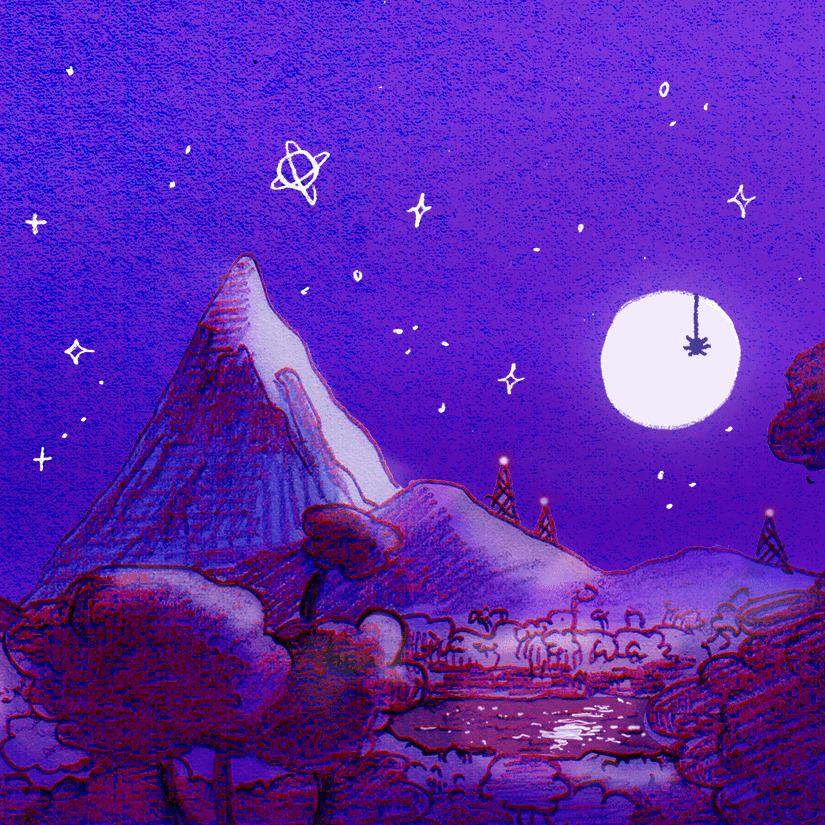
#> input picture test_images/otherworld.jpg, 825 x 825 px
$ jupyter execute notebook.ipynb
#> lines starting #> are read from the running program, lines starting #| are printed output that depends on the picture; after the words box and inside, x2 and y2 are one past the last pixel; in counts of white or black regions, pixels touching at a corner belong together
# FFT image compression and analysis

PHYS 2260 \
Charles Wang

This notebook implements very rudimentary image compression using the Fast Fourier Transform (FFT). I then perform two different analysis methods with the algorithm. First, I use Newton's method to derive the most optimal Fourier coefficient threshold for a given energy retention level. Second, I graph the compression ratio against the peak signal-to-noise ratio (PSNR) to visualize the quality-compression tradeoff.

**Scientific question:** how does the removal of high-frequency Fourier coefficients affect the final image quality, and what is the best threshold that balances compression and visuals?

## Code

### Global imports and settings

[cell 1]
import numpy as np
from scipy import fft
from PIL import Image
import plotly.graph_objects as go
from plotly.subplots import make_subplots
from typing import Tuple, List

np.set_printoptions(precision=4, suppress=True)

### Load and preprocess image

[cell 2]
def load_and_preprocess_image(
    image_path: str, resize_to: Tuple[int, int] = (256, 256)
) -> np.ndarray:
#> called with image_path = 'test_images/otherworld.jpg', resize_to = (256, 256)
    img = Image.open(image_path).convert("L")
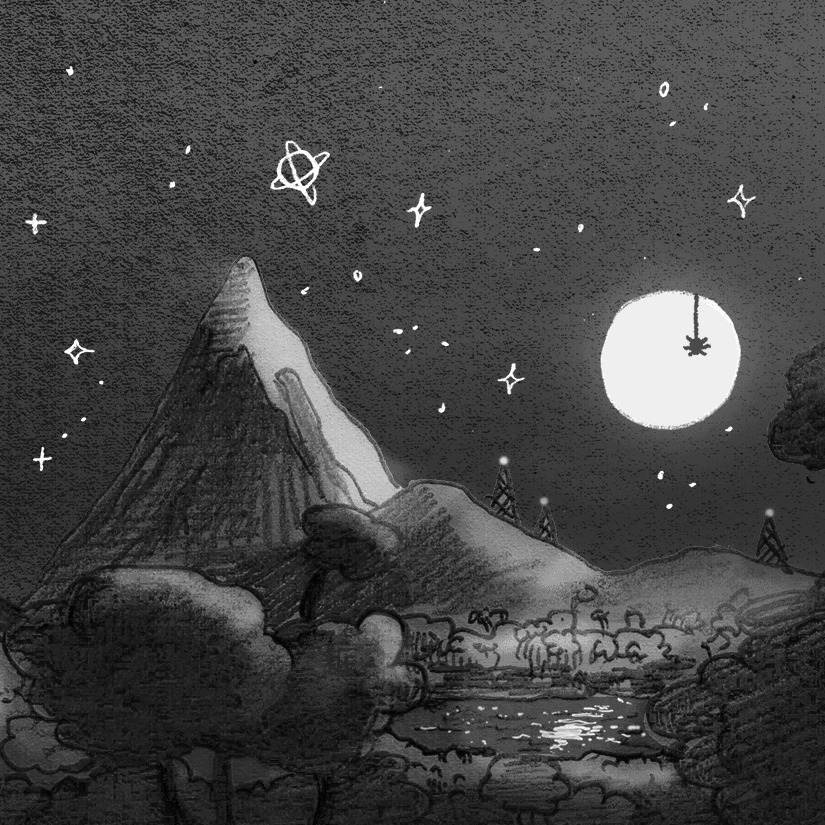
#> img: PIL image 825x825 L; min 0, max 255, mean 68.3

    # Resize image to standard dimensions for processing
    img = img.resize(resize_to, Image.Resampling.LANCZOS)
#> img: PIL image 256x256 L

    # Convert to numpy array and normalize to [0, 1]
    img_array: np.ndarray = np.asarray(img, dtype=np.float64) / 255.0

    return img_array


# Change this line to update the test image to use
test_image_path = "test_images/otherworld.jpg"

# Load and preprocess the image
image_data = load_and_preprocess_image(test_image_path, resize_to=(256, 256))

### Apply FFT

Regular FFT works on one-dimensional data, but it turns out that FFT can be applied independently to every row and column in an image. This is essentially what `fft2` does.

Next, we calculate the "energy" in the given image, which is the metric that we'll use to determine what our threshold for the Fourier coefficients will be.

[cell 3]
def apply_2d_fft(image: np.ndarray) -> Tuple[np.ndarray, np.ndarray, np.ndarray]:
    fft_raw = fft.fft2(image)

    # Shift zero-frequency component to center
    fft_coeffs: np.ndarray = fft.fftshift(fft_raw)

    # Compute magnitude spectrum, and convert to a log scale for
    # better visualization (add 1 to avoid log(0))
    magnitude_spectrum: np.ndarray = np.abs(fft_coeffs)
    log_magnitude: np.ndarray = np.log1p(magnitude_spectrum)
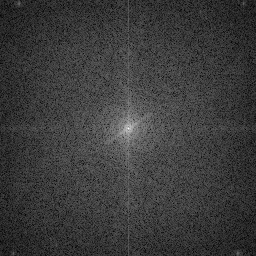
#> log_magnitude: shape (256, 256) float64; min 0.0354, max 9.77, mean 2.31; drawn with min black and max white

    return fft_coeffs, magnitude_spectrum, log_magnitude


# Apply FFT to the image
fft_coeffs, magnitude_spectrum, log_magnitude = apply_2d_fft(image_data)

### Use Newton's Method for optimizing the coefficient threshold

We find the optimal threshold such that retained energy equals a target percentage. I did some tests and 95% energy retention seems to be a good goal to target.

Note that because Newton's method utilizes the derivative, the threshold cannot simply be a harsh cutoff. I did some research and smoothing the threshold off lets the algorithm stay stable.

[cell 4]
def energy_retention_function(
    threshold: float, magnitude_spectrum: np.ndarray, target_retention: float
) -> float:
    coefficients_above_threshold = magnitude_spectrum[magnitude_spectrum >= threshold]

    if len(coefficients_above_threshold) == 0:
        return -target_retention

    # We have to use a smooth threshold in order to let Newton's method work.
    # This is because it allows Newton's method to be differentiable.
    scale = max(float(np.std(magnitude_spectrum)), 1e-12)
    beta = 40.0 / scale
    arg = np.clip(beta * (magnitude_spectrum - threshold), -80.0, 80.0)
    weights = 1.0 / (1.0 + np.exp(-arg))

    energy_retained = np.sum((weights * magnitude_spectrum) ** 2)
    total_energy = np.sum(magnitude_spectrum**2)
    retention_ratio = energy_retained / total_energy

    return retention_ratio - target_retention


def energy_retention_derivative(
    threshold: float, magnitude_spectrum: np.ndarray
) -> float:
    """
    Numerical derivative of energy retention function using central difference.
    """
    scale = max(float(np.std(magnitude_spectrum)), 1e-12)
    beta = 40.0 / scale
    arg = np.clip(beta * (magnitude_spectrum - threshold), -80.0, 80.0)
    weights = 1.0 / (1.0 + np.exp(-arg))
    dweights_dT = -beta * weights * (1.0 - weights)

    total_energy = np.sum(magnitude_spectrum**2)
    d_energy_retained_dT = np.sum(2.0 * weights * dweights_dT * (magnitude_spectrum**2))

    derivative_val = d_energy_retained_dT / total_energy
    return derivative_val if abs(derivative_val) > 1e-12 else -1e-12


def find_optimal_threshold(
    magnitude_spectrum: np.ndarray,
    target_retention: float,
    initial_guess: float | None = None,
) -> Tuple[float, dict]:
    """
    Use Newton's Method only to find optimal threshold for energy retention.
    """
#> called with target_retention = 0.95
    if initial_guess is None:
        percentile = (1.0 - target_retention) * 100
        percentile = np.clip(percentile, 5, 95)
        initial_guess = float(np.percentile(magnitude_spectrum, percentile))
#> initial_guess = 1.93

    def residual(T: float) -> float:
        return energy_retention_function(T, magnitude_spectrum, target_retention)

    def derivative(T: float) -> float:
        return energy_retention_derivative(T, magnitude_spectrum)

    lower_bound = float(np.percentile(magnitude_spectrum, 0.1))
#> lower_bound = 0.275
    upper_bound = float(np.percentile(magnitude_spectrum, 99.9))
#> upper_bound = 441.2

    # Retry with multiple initial guesses to somewhat increase chance of success
    initial_guesses = [
        initial_guess,
        float(np.percentile(magnitude_spectrum, 10)),
        float(np.percentile(magnitude_spectrum, 25)),
        float(np.percentile(magnitude_spectrum, 50)),
        float(np.percentile(magnitude_spectrum, 75)),
        float(np.percentile(magnitude_spectrum, 90)),
    ]
#> initial_guesses = [1.93, 2.81, 5.02, 8.8, 15.21, 24.8]

    optimal_threshold = None
    last_error: Exception | None = None

    def damped_newton(
        start: float, max_iterations: int = 120, tolerance: float = 1e-8
    ) -> float:
        x = float(np.clip(start, lower_bound, upper_bound))
        span = upper_bound - lower_bound
        best_x = x
        best_abs_f = abs(residual(x))

        for _ in range(max_iterations):
            f_x = residual(x)
            abs_f_x = abs(f_x)
            if abs_f_x < best_abs_f:
                best_abs_f = abs_f_x
                best_x = x
            if abs_f_x < tolerance:
                return x

            df_x = derivative(x)
            if abs(df_x) < 1e-14:
                # Newton's method has issues when the slope is too flat, because then
                # we are getting close to dividing by zero. If this is the case, then
                # I manually add a little offset so that we don't get errors.
                x = float(np.clip(x + 1e-4 * span, lower_bound, upper_bound))
                continue

            step = f_x / df_x
            max_step = 0.25 * span
            step = float(np.clip(step, -max_step, max_step))

            x_new = float(np.clip(x - step, lower_bound, upper_bound))
            if x_new == x:
                x = float(np.clip(x + 1e-4 * span, lower_bound, upper_bound))
            else:
                x = x_new

        return best_x

    for guess in initial_guesses:
        try:
            candidate = damped_newton(guess)
            if np.isfinite(candidate):
                optimal_threshold = candidate
                break
        except (RuntimeError, OverflowError, ValueError) as err:
            last_error = err
#> this loop made 1 pass
#> (guess, span in damped_newton) on pass 1: (1.93, 440.9)
#> pass 1, in energy_retention_function, `arg = np.clip(beta * (magnitude_spectrum - threshold), -80.0, 80.0)`:
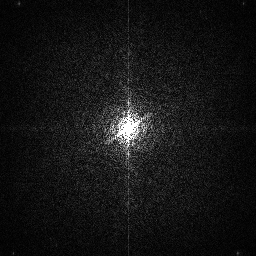
#> arg: shape (256, 256) float64; min -0.979, max 80, mean 5.7; drawn with min black and max white
#> pass 1, in energy_retention_function, `weights = 1.0 / (1.0 + np.exp(-arg))`:
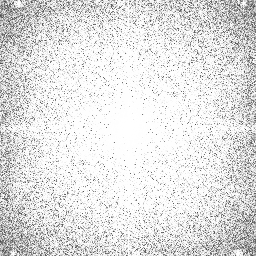
#> weights: shape (256, 256) float64; min 0.273, max 1, mean 0.886
#> pass 1, in energy_retention_derivative, `dweights_dT = -beta * weights * (1.0 - weights)`:
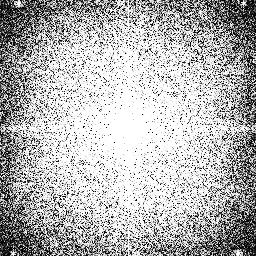
#> dweights_dT: shape (256, 256) float64; min -0.129, max 0, mean -0.0382; drawn with min black and max white
#> pass 1, in energy_retention_function (call 3), `arg = np.clip(beta * (magnitude_spectrum - threshold), -80.0, 80.0)`:
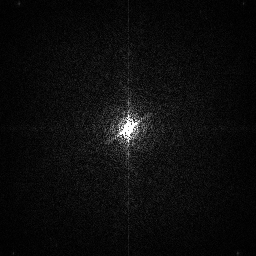
#> arg: shape (256, 256) float64; min -57.84, max 80, mean -51; drawn with min black and max white

    if optimal_threshold is None:
        raise RuntimeError("Failed to run Newton's Method!") from last_error

    final_residual = residual(optimal_threshold)
#> in energy_retention_function (call 8), `coefficients_above_threshold = magnitude_spectrum[magnitude_spectrum >..`: coefficients_above_threshold = 333 values, max 17558.9 at index 166, min 136.2 at index 20, mean 410.9
#> in energy_retention_function (call 8), `weights = 1.0 / (1.0 + np.exp(-arg))`:
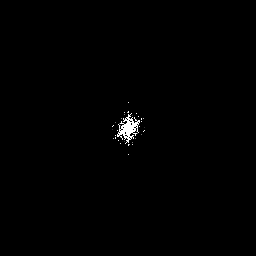
#> weights: shape (256, 256) float64; min 5.31e-31, max 1, mean 0.00512
#> final_residual = 1.46e-12
    coefficients_kept = int(np.sum(magnitude_spectrum >= optimal_threshold))
#> coefficients_kept = 333
    compression_ratio = 1.0 - (coefficients_kept / magnitude_spectrum.size)
#> compression_ratio = 0.995

    convergence_info = {
        "final_residual": final_residual,
        "coefficients_kept": coefficients_kept,
        "total_coefficients": magnitude_spectrum.size,
        "compression_ratio": compression_ratio,
        "target_retention": target_retention,
    }
#> convergence_info = {'final_residual': 1.46e-12, 'coefficients_kept': 333, 'total_coefficients': 65536, 'compression_ratio': 0.995, 'target_retention': 0.95}

    return optimal_threshold, convergence_info


# This value is adjustable but I like the results I'm getting with 0.95.
target_energy_retention = 0.95
optimal_threshold, convergence_info = find_optimal_threshold(
    magnitude_spectrum, target_retention=target_energy_retention
)
#> optimal_threshold = 135.2

### Filter out high-frequency coefficients and apply IFFT

Now that we've determined the "optimal" threshold, we use it to filter out all Fourier coefficients that don't meet it, and then reconstruct the image. The neat part about FFT is that this is simply applying the inverse Fourier transform to get back the image pixel values.

[cell 5]
def reconstruct_image(
    fft_coeffs: np.ndarray, threshold: float
) -> Tuple[np.ndarray, np.ndarray]:
    # Create mask for coefficients above threshold, and apply it
#> called with fft_coeffs = array of shape (256, 256), threshold = 135.2
    magnitude = np.abs(fft_coeffs)
    mask: np.ndarray = magnitude >= threshold
#> mask: shape (256, 256) bool; 0.51% white; 23 white regions (22 under 20 px), largest, box (x1, y1, x2, y2) and area: (117, 113, 140, 144) 303
    filtered_coeffs = fft_coeffs * mask

    # Store masked spectrum for visualization later
    masked_spectrum: np.ndarray = np.abs(filtered_coeffs)

    # Shift back to standard FFT format, apply IFFT
    filtered_coeffs_unshifted = fft.ifftshift(filtered_coeffs)
    reconstructed_raw = fft.ifft2(filtered_coeffs_unshifted)

    # Clip to valid pixel range [0, 1]
    reconstructed_image: np.ndarray = np.real(reconstructed_raw)
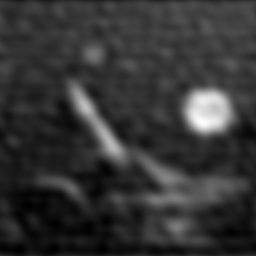
#> reconstructed_image: shape (256, 256) float64; min 0.0602, max 1.06, mean 0.268; drawn with min black and max white
    reconstructed_image = np.clip(reconstructed_image, 0.0, 1.0)

    return reconstructed_image, masked_spectrum


reconstructed_image, masked_spectrum = reconstruct_image(fft_coeffs, optimal_threshold)

### Calculate metrics

To actually measure how effective our compression is, we turn to two metrics that are commonly used in lossy compressions: PSNR and a general compression ratio. We calculate both of those here.

[cell 6]
def calculate_metrics(
    original: np.ndarray,
    reconstructed: np.ndarray,
    magnitude_spectrum: np.ndarray,
    threshold: float,
) -> dict:
    # PSNR
#> called with threshold = 135.2
    error_power = np.mean((original - reconstructed) ** 2)
#> error_power = 0.00472

    if error_power == 0:
        psnr: float = float("inf")
    else:
        # Assuming pixel values are in [0, 1]
        max_pixel_value = 1.0
        psnr = 20 * np.log10(max_pixel_value / np.sqrt(error_power))
#> psnr = 23.26

    # Compression metrics
    total_coefficients = magnitude_spectrum.size
#> total_coefficients = 65536
    coefficients_kept = np.sum(magnitude_spectrum >= threshold)
#> coefficients_kept = 333
    compression_ratio: float = 1.0 - (coefficients_kept / total_coefficients)
#> compression_ratio = 0.995

    # Energy retention
    mask = magnitude_spectrum >= threshold
    energy_kept = np.sum((magnitude_spectrum * mask) ** 2)
#> energy_kept = 387234153
    total_energy = np.sum(magnitude_spectrum**2)
#> total_energy = 407522440.8
    energy_retention: float = energy_kept / total_energy if total_energy > 0 else 0
#> energy_retention = 0.95

    metrics = {
        "psnr": psnr,
        "compression_ratio": compression_ratio,
        "coefficients_kept": coefficients_kept,
        "coefficients_total": total_coefficients,
        "energy_retention": energy_retention,
    }
#> metrics = {'psnr': 23.26, 'compression_ratio': 0.995, 'coefficients_kept': 333, 'coefficients_total': 65536, 'energy_retention': 0.95}

    return metrics


# Calculate metrics for the optimal compression
optimal_metrics = calculate_metrics(
    image_data, reconstructed_image, magnitude_spectrum, optimal_threshold
)
#> optimal_metrics has the same summary as metrics in calculate_metrics


print(f" - PSNR: {optimal_metrics['psnr']:.4f} dB")
#|  - PSNR: 23.2628 dB
print(f" - Compression ratio: {optimal_metrics['compression_ratio']:.4f}")
#|  - Compression ratio: 0.9949
print(f" - Energy retention: {optimal_metrics['energy_retention']:.4f}")
#|  - Energy retention: 0.9502

### Perform trials across range of thresholds

To generate a graph, we have to run multiple trials are varying thresholds in order to see the relationship between the compression ratio and image quality, which is quantified by PSNR.

[cell 7]
num_trials = 20

min_threshold = np.min(magnitude_spectrum) * 0.1
#> min_threshold = 0.0036
max_threshold = np.percentile(magnitude_spectrum, 95)
#> max_threshold = 34.64
thresholds = np.logspace(np.log10(min_threshold), np.log10(max_threshold), num_trials)
#> thresholds = 20 values from 0.0036 to 34.64

trial_results: List[dict] = []
compression_ratios: List[float] = []
psnr_values: List[float] = []

# Run multiple compression trials
for threshold in thresholds:
    # Reconstruct with this threshold
    reconstructed, _ = reconstruct_image(fft_coeffs, threshold)

    # Calculate metrics
    metrics = calculate_metrics(
        image_data, reconstructed, magnitude_spectrum, threshold
    )

    compression_ratios.append(metrics["compression_ratio"])
    psnr_values.append(metrics["psnr"])

    trial_results.append(
        {
            "threshold": threshold,
            "compression_ratio": metrics["compression_ratio"],
            "psnr": metrics["psnr"],
            "energy_retention": metrics["energy_retention"],
        }
    )
#> this loop made 20 passes
#> (threshold, error_power in calculate_metrics, psnr in calculate_metrics, coefficients_kept in calculate_metrics, compression_ratio in calculate_metrics, energy_kept in calculate_metrics, energy_retention in calculate_metrics) on passes 1 to 12: (0.0036, 1.31e-32, 318.8, 65536, 0, 407522440.8, 1), (0.00583, 1.31e-32, 318.8, 65536, 0, 407522440.8, 1), (0.00945, 1.31e-32, 318.8, 65536, 0, 407522440.8, 1), (0.0153, 1.31e-32, 318.8, 65536, 0, 407522440.8, 1), (0.0248, 1.31e-32, 318.8, 65536, 0, 407522440.8, 1), (0.0402, 6.03e-13, 122.2, 65534, 3.05e-05, 407522440.8, 1), (0.0652, 5.02e-12, 113, 65528, 0.000122, 407522440.7, 1), (0.106, 5.02e-12, 113, 65528, 0.000122, 407522440.7, 1), (0.171, 5.91e-11, 102.3, 65516, 0.000305, 407522440.5, 1), (0.277, 6.28e-10, 92.02, 65468, 0.00104, 407522438.1, 1), (0.449, 4.39e-09, 83.57, 65344, 0.00293, 407522421.9, 1), (0.728, 2.98e-08, 75.26, 65032, 0.00769, 407522313, 1)
#> after the loop, compression_ratios = [0, 0, 0, 0, 0, 3.05e-05, 0.000122, 0.000122, 0.000305, 0.00104, 0.00293, 0.00769, 0.0195, 0.0489, 0.117, 0.25, 0.46, 0.691, 0.863, 0.95]; psnr_values = [318.8, 318.8, 318.8, 318.8, 318.8, 122.2, 113, 113, 102.3, 92.02, 83.57, 75.26, 66.92, 58.77, 50.89, 43.74, 37.42, 32.44, 28.83, 26.47]; trial_results = 20 items

compression_ratios_analysis = np.array(compression_ratios)
#> compression_ratios_analysis = 20 values from 0 to 0.95
psnr_values_analysis = np.array(psnr_values)
#> psnr_values_analysis = 20 values, max 318.8 at index 0, min 26.47 at index 19, mean 132
